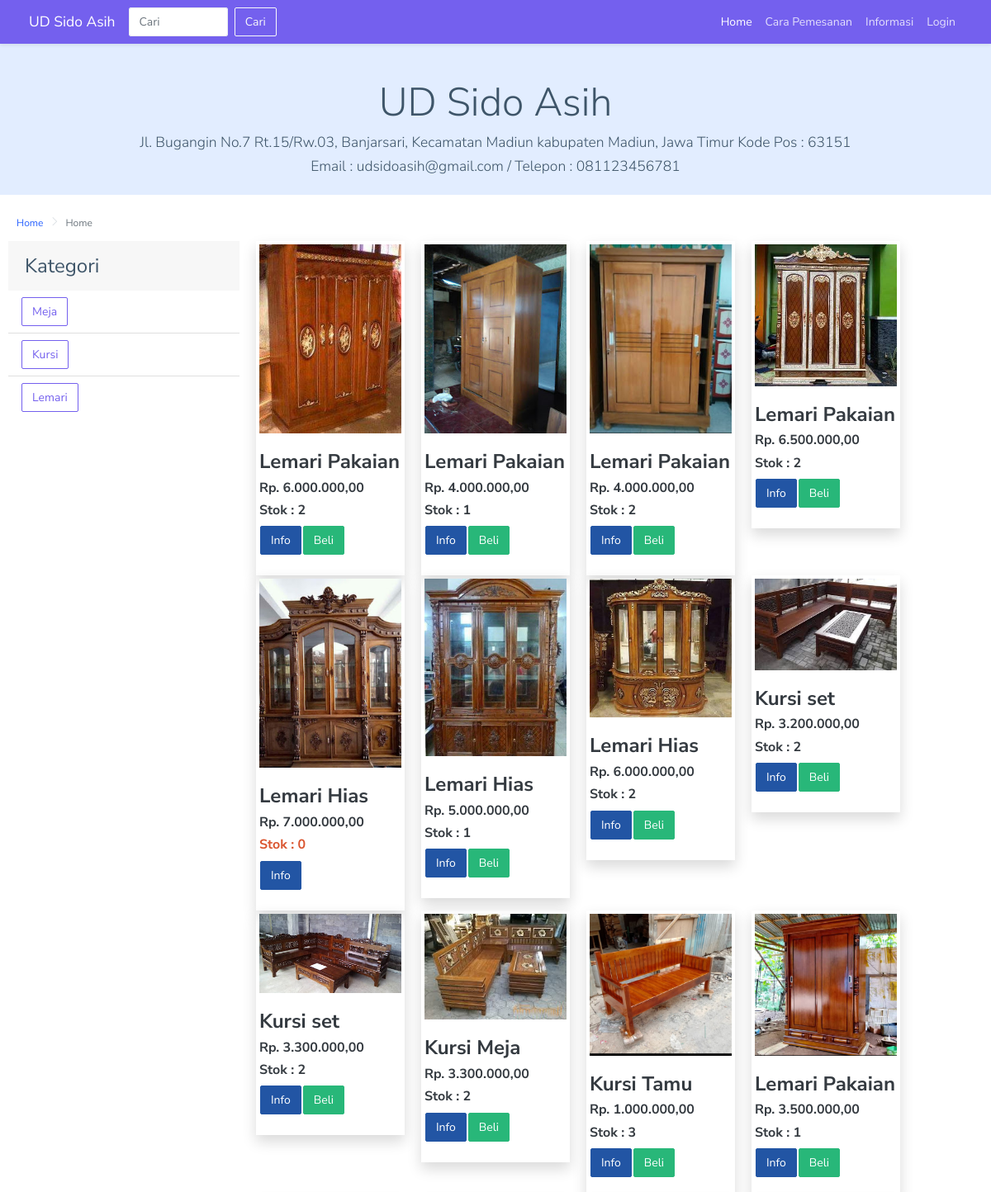
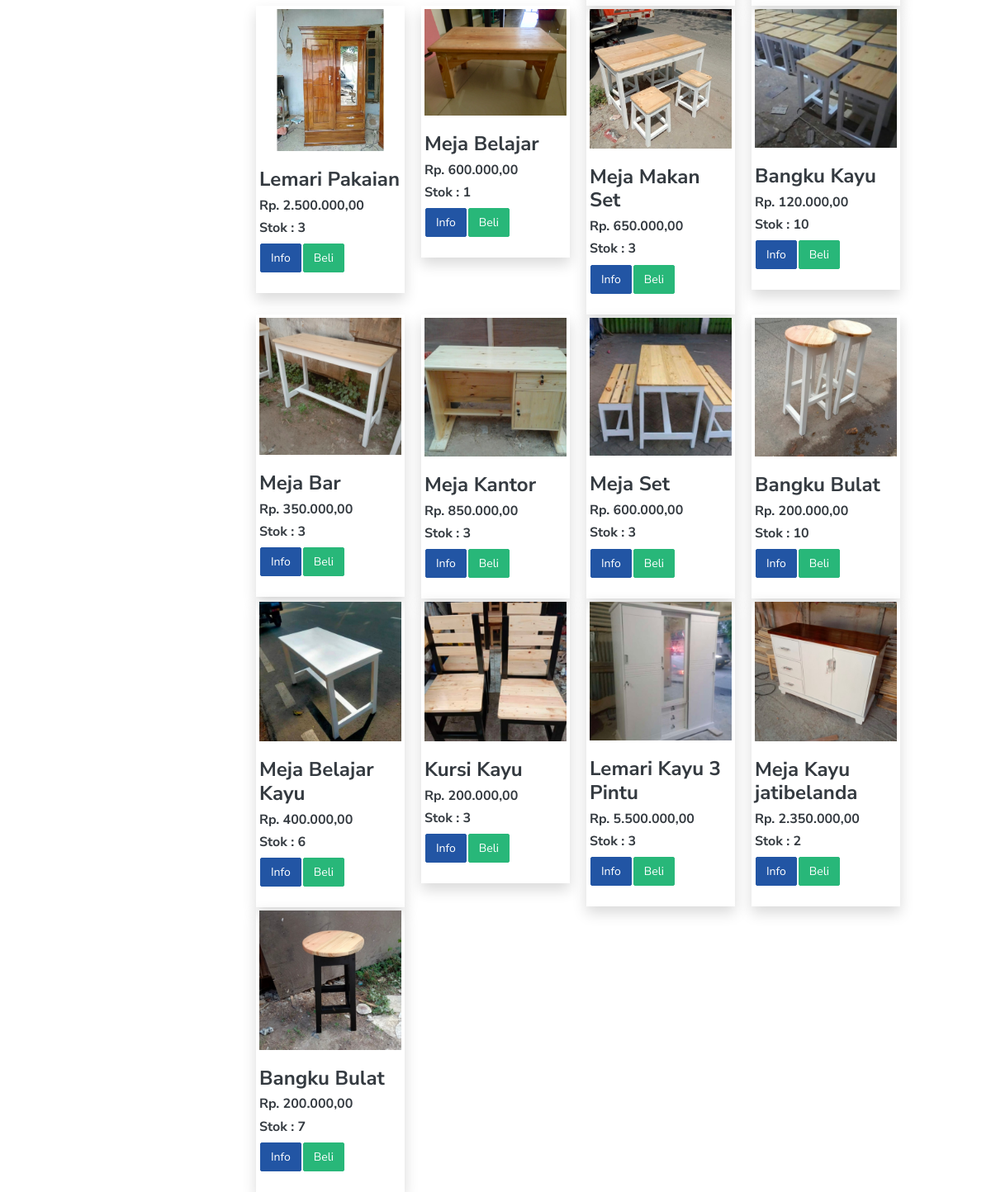
The page / on the database its author committed (2 pictures, top to bottom).
### tables this page shows
CREATE TABLE `tb_informasi` (
  `id` int(1) NOT NULL,
  `nama` varchar(50) NOT NULL,
  `alamat` text NOT NULL,
  `no_telepon` varchar(13) NOT NULL,
  `email` varchar(50) NOT NULL,
  `cara_pemesanan` text NOT NULL,
  `kota` varchar(25) NOT NULL
);

CREATE TABLE `tb_kategori` (
  `id_kategori` int(11) NOT NULL,
  `nama_kategori` varchar(50) NOT NULL
);

CREATE TABLE `tb_produk` (
  `id_produk` varchar(15) NOT NULL,
  `nama_produk` varchar(50) NOT NULL,
  `kategori` int(11) NOT NULL,
  `berat` double NOT NULL,
  `harga` double NOT NULL,
  `stok` int(11) NOT NULL,
  `keterangan` text NOT NULL,
  `foto` varchar(100) NOT NULL,
  `tanggal` date NOT NULL
);

### application/controllers/Pelanggan.php (called while the page is built, shortened)
<?php
class Pelanggan extends CI_Controller
{
    public function __construct()
    {
        $this->load->model('Auth_model', 'auth');
        $this->load->model('Pelanggan_model', 'pelanggan');
        $this->load->model('Chatting_model', 'chat');
    }
    public function index()
    {
        $data['title'] = 'Home';
        $data['kategori'] = $this->db->get('tb_kategori')->result_array();
        $data['informasi'] = $this->db->get('tb_informasi')->result_array();
        $this->form_validation->set_rules('kategori', 'Kategori', 'required');
        if ($this->form_validation->run() == false) {
            $data['produk'] = $this->db->get('tb_produk')->result_array();
            $this->load->view('pelanggan/templates/header');
            $this->load->view('pelanggan/templates/navbar', $data);
            $this->load->view('pelanggan/index', $data);
            $this->load->view('pelanggan/templates/footer');
        }
    }
}

### index.php (called while the page is built, shortened)
<?php
require_once BASEPATH.'core/CodeIgniter.php';

### application/helpers/app_helper.php (called while the page is built, shortened)
<?php
function rupiah($angka)
{
    $hasil_rupiah = "Rp. " . number_format($angka, 2, ',', '.');
    return $hasil_rupiah;
}

### application/views/pelanggan/index.php (the view, shortened to what this page needs)
<section class="jumbotron text-center">
    <div class="container pb-3">
        <?php foreach ($informasi as $info) : ?>
            <h1 class="display-5"><?= $info['nama']; ?></h1>
            <h3 class="lead"><?= $info['alamat']; ?></h3>
            <h3 class="lead">Email : <?= $info['email']; ?> / Telepon : <?= $info['no_telepon']; ?></h3>
        <?php endforeach; ?>
    </div>
</section>
<div class="page-breadcrumb">
    <div class="col-12 d-flex no-block align-items-center">
        <div class="">
            <nav aria-label="breadcrumb">
                <ol class="breadcrumb">
                    <li class="breadcrumb-item"><a href="<?= base_url('pelanggan'); ?>">Home</a></li>
                    <li class="breadcrumb-item active" aria-current="page">
                        Home
                    </li>
                </ol>
            </nav>
        </div>
    </div>
</div>
<div class="container-fluid pt-2">
    <div class="row">
        <div class="col-lg-3">
            <div class="card">
                <div class="card-header fs-3">
                    Kategori
                </div>
                <ul class="list-group list-group-flush fs-4">
                    <?php foreach ($kategori as $k) : ?>
                        <li class="list-group-item">
                            <form action="<?= base_url('pelanggan'); ?>" method="POST">
                                <button class="btn btn-outline-primary"><?= $k['nama_kategori']; ?></button>
                            </form>
                        </li>
                    <?php endforeach; ?>
                </ul>
            </div>
        </div>
        <div class="col-lg-8">
            <div class="row el-element-overlay">
                <?php if (empty($produk)) : ?>
                    <div class="alert alert-info" role="alert">
                        Hasil Pencarian Tidak Ada
                    </div>
                <?php else : ?>
                    <?php $i = 1;
                    foreach ($produk as $p) : ?>
                        <div class="col-lg-3 col-md-6">
                            <div class="card-body shadow p-1">
                                <div class="card">
                                    <div class="el-card-item pb-0">
                                        <div class="el-card-avatar el-overlay-1">
                                            <img src="<?= base_url('assets/'); ?>images/upload/produk/<?= $p['foto']; ?>" alt="foto" class="card-img-top" />
                                        </div>
                                        <div>
                                            <h3 class="mb-2 text-dark"><?= $p['nama_produk']; ?></h3>
                                            <h5 class="text-dark"><?= rupiah($p['harga']); ?></h5>
                                            <?php if ($p['stok'] == 0) : ?>
                                                <h5 class="text-danger">Stok : <?= $p['stok']; ?></h5>
                                            <?php else : ?>
                                                <h5 class="text-dark">Stok : <?= $p['stok']; ?></h5>
                                            <?php endif; ?>
                                        </div>
                                        <div class="m-0">
                                            <table>
                                                <tr>
                                                    <td>
                                                        <a href="<?= base_url('pelanggan/detailproduk/') ?><?= $p['id_produk'] ?>" class="btn btn-info">Info</a>
                                                    </td>
                                                    <td>
                                                        <?php if ($p['stok'] == 0) : ?>
                                                        <?php else : ?>
                                                            <button type="button" class="btn btn-success text-white" data-bs-toggle="modal" data-bs-target="#beli<?= $p['id_produk'] ?>">
                                                                Beli
                                                            </button>
                                                        <?php endif; ?>
                                                    </td>
                                                </tr>
                                            </table>
                                        </div>
                                    </div>
                                </div>
                            </div>
                        </div>
                    <?php $i++;
                    endforeach; ?>
                <?php endif; ?>
            </div>
        </div>
    </div>
</div>

### application/views/pelanggan/templates/header.php (shortened to what this page needs)
<!doctype html>
<html lang="en">
<head>
    <link rel="stylesheet" href="https://cdn.jsdelivr.net/npm/bootstrap-icons@1.7.0/font/bootstrap-icons.css" />
    <link href="<?= base_url('assets/'); ?>libs/bootstrap/dist/css/bootstrap.min.css" rel="stylesheet">
    <link href="<?= base_url('assets/'); ?>libs/bootstrap/dist/css/style.css" rel="stylesheet">
    <link href="<?= base_url('assets/'); ?>libs/magnific-popup/dist/magnific-popup.css" rel="stylesheet" />
    <link href="<?= base_url('assets/'); ?>dist/css/style.min.css" rel="stylesheet" />
</head>
<body>

### application/views/pelanggan/templates/navbar.php (shortened to what this page needs)
<nav class="navbar navbar-expand-lg navbar-dark bg-primary shadow-sm fixed-top">
    <div class="container">
        <a class="navbar-brand" href="<?= base_url('pelanggan'); ?>">UD Sido Asih</a>
        <form action="<?= base_url('pelanggan/cariproduk'); ?>" method="POST" class="d-flex" role="search">
            <input class="form-control me-2" name="cari" type="search" placeholder="Cari" aria-label="Search">
            <button class="btn btn-outline-light" type="submit">Cari</button>
        </form>
        <div class="collapse navbar-collapse" id="navbarNav">
            <ul class="navbar-nav ms-auto">
                <?php if ($this->session->userdata('loginPelanggan')) : ?>
                    <?php if (($title == 'Home') or ($title == 'Detail Produk')) : ?>
                        <li class="nav-item">
                            <a class="nav-link active" aria-current="page" href="<?= base_url('pelanggan'); ?>">Home</a>
                        </li>
                        <li class="nav-item">
                            <a class="nav-link" href="<?= base_url('pelanggan/keranjang'); ?>">Keranjang Belanja</a>
                        </li>
                        <li class="nav-item">
                            <a class="nav-link" href="<?= base_url('pelanggan/datapesanan'); ?>">Data Pesanan</a>
                        </li>
                        <li class="nav-item">
                            <a class="nav-link" href="<?= base_url('pelanggan/pesan'); ?>">Pesan</a>
                        </li>
                        <li class="nav-item">
                            <a class="nav-link" href="<?= base_url('auth/logout'); ?>" onclick="return confirm('Anda yakin mau Logout ?')">Logout</a>
                        </li>
                    <?php elseif (($title == 'Keranjang') or ($title == 'Buat Pesanan')) : ?>
                        <li class="nav-item">
                            <a class="nav-link" aria-current="page" href="<?= base_url('pelanggan'); ?>">Home</a>
                        </li>
                        <li class="nav-item">
                            <a class="nav-link active" href="<?= base_url('pelanggan/keranjang'); ?>">Keranjang Belanja</a>
                        </li>
                        <li class="nav-item">
                            <a class="nav-link" href="<?= base_url('pelanggan/datapesanan'); ?>">Data Pesanan</a>
                        </li>
                        <li class="nav-item">
                            <a class="nav-link" href="<?= base_url('pelanggan/pesan'); ?>">Pesan</a>
                        </li>
                        <li class="nav-item">
                            <a class="nav-link" href="<?= base_url('auth/logout'); ?>" onclick="return confirm('Anda yakin mau Logout ?')">Logout</a>
                        </li>
                    <?php elseif (($title == 'Data Pesanan') or ($title == 'Detail Pesanan')) : ?>
                        <li class="nav-item">
                            <a class="nav-link" aria-current="page" href="<?= base_url('pelanggan'); ?>">Home</a>
                        </li>
                        <li class="nav-item">
                            <a class="nav-link" href="<?= base_url('pelanggan/keranjang'); ?>">Keranjang Belanja</a>
                        </li>
                        <li class="nav-item">
                            <a class="nav-link active" href="<?= base_url('pelanggan/datapesanan'); ?>">Data Pesanan</a>
                        </li>
                        <li class="nav-item">
                            <a class="nav-link" href="<?= base_url('pelanggan/pesan'); ?>">Pesan</a>
                        </li>
                        <li class="nav-item">
                            <a class="nav-link" href="<?= base_url('auth/logout'); ?>" onclick="return confirm('Anda yakin mau Logout ?')">Logout</a>
                        </li>
                    <?php elseif ($title == 'Pesan') : ?>
                        <li class="nav-item">
                            <a class="nav-link" aria-current="page" href="<?= base_url('pelanggan'); ?>">Home</a>
                        </li>
                        <li class="nav-item">
                            <a class="nav-link" href="<?= base_url('pelanggan/keranjang'); ?>">Keranjang Belanja</a>
                        </li>
                        <li class="nav-item">
                            <a class="nav-link" href="<?= base_url('pelanggan/datapesanan'); ?>">Data Pesanan</a>
                        </li>
                        <li class="nav-item">
                            <a class="nav-link active" href="<?= base_url('pelanggan/pesan'); ?>">Pesan</a>
                        </li>
                        <li class="nav-item">
                            <a class="nav-link" href="<?= base_url('auth/logout'); ?>" onclick="return confirm('Anda yakin mau Logout ?')">Logout</a>
                        </li>
                    <?php endif; ?>
                <?php else : ?>
                    <?php if (($title == 'Home') or ($title == 'Detail Produk')) : ?>
                        <li class="nav-item">
                            <a class="nav-link active" aria-current="page" href="<?= base_url('pelanggan'); ?>">Home</a>
                        </li>
                        <li class="nav-item">
                            <a class="nav-link" href="<?= base_url('pelanggan/carapemesanan'); ?>">Cara Pemesanan</a>
                        </li>
                        <li class="nav-item">
                            <a class="nav-link" href="<?= base_url('pelanggan/informasi'); ?>">Informasi</a>
                        </li>
                        <li class="nav-item">
                            <a class="nav-link" href="<?= base_url('auth'); ?>">Login</a>
                        </li>
                    <?php endif; ?>
                <?php endif; ?>
            </ul>
        </div>
    </div>
</nav>

### application/views/pelanggan/templates/footer.php (shortened to what this page needs)
</body>
</html>

### rows shown on the page
tb_informasi: nama "UD Sido Asih", alamat "Jl. Bugangin No.7 Rt.15/Rw.03, Banjarsari, Kecamatan Madiun kabupaten Madiun, Jawa Timur Kode Pos : 63151", email "udsidoasih@gmail.com", no_telepon "081123456781"
tb_kategori: nama_kategori "Meja"
tb_kategori: nama_kategori "Kursi"
tb_kategori: nama_kategori "Lemari"
tb_produk: foto (picture), nama_produk "Lemari Pakaian", harga "Rp. 6.000.000,00", stok "2"
tb_produk: foto (picture), nama_produk "Lemari Pakaian", harga "Rp. 4.000.000,00", stok "1"
tb_produk: foto (picture), nama_produk "Lemari Pakaian", harga "Rp. 4.000.000,00", stok "2"
tb_produk: foto (picture), nama_produk "Lemari Pakaian", harga "Rp. 6.500.000,00", stok "2"
tb_produk: foto (picture), nama_produk "Lemari Hias", harga "Rp. 7.000.000,00", stok "0"
tb_produk: foto (picture), nama_produk "Lemari Hias", harga "Rp. 5.000.000,00", stok "1"
tb_produk: foto (picture), nama_produk "Lemari Hias", harga "Rp. 6.000.000,00", stok "2"
tb_produk: foto (picture), nama_produk "Kursi set", harga "Rp. 3.200.000,00", stok "2"
tb_produk: foto (picture), nama_produk "Kursi set", harga "Rp. 3.300.000,00", stok "2"
tb_produk: foto (picture), nama_produk "Kursi Meja", harga "Rp. 3.300.000,00", stok "2"
tb_produk: foto (picture), nama_produk "Kursi Tamu", harga "Rp. 1.000.000,00", stok "3"
tb_produk: foto (picture), nama_produk "Lemari Pakaian", harga "Rp. 3.500.000,00", stok "1"
tb_produk: foto (picture), nama_produk "Lemari Pakaian", harga "Rp. 2.500.000,00", stok "3"
tb_produk: foto (picture), nama_produk "Meja Belajar", harga "Rp. 600.000,00", stok "1"
tb_produk: foto (picture), nama_produk "Meja Makan Set", harga "Rp. 650.000,00", stok "3"
tb_produk: foto (picture), nama_produk "Bangku Kayu", harga "Rp. 120.000,00", stok "10"
tb_produk: foto (picture), nama_produk "Meja Bar", harga "Rp. 350.000,00", stok "3"
tb_produk: foto (picture), nama_produk "Meja Kantor", harga "Rp. 850.000,00", stok "3"
tb_produk: foto (picture), nama_produk "Meja Set", harga "Rp. 600.000,00", stok "3"
tb_produk: foto (picture), nama_produk "Bangku Bulat", harga "Rp. 200.000,00", stok "10"
tb_produk: foto (picture), nama_produk "Meja Belajar Kayu", harga "Rp. 400.000,00", stok "6"
tb_produk: foto (picture), nama_produk "Kursi Kayu", harga "Rp. 200.000,00", stok "3"
tb_produk: foto (picture), nama_produk "Lemari Kayu 3 Pintu", harga "Rp. 5.500.000,00", stok "3"
tb_produk: foto (picture), nama_produk "Meja Kayu jatibelanda", harga "Rp. 2.350.000,00", stok "2"
tb_produk: foto (picture), nama_produk "Bangku Bulat", harga "Rp. 200.000,00", stok "7"
